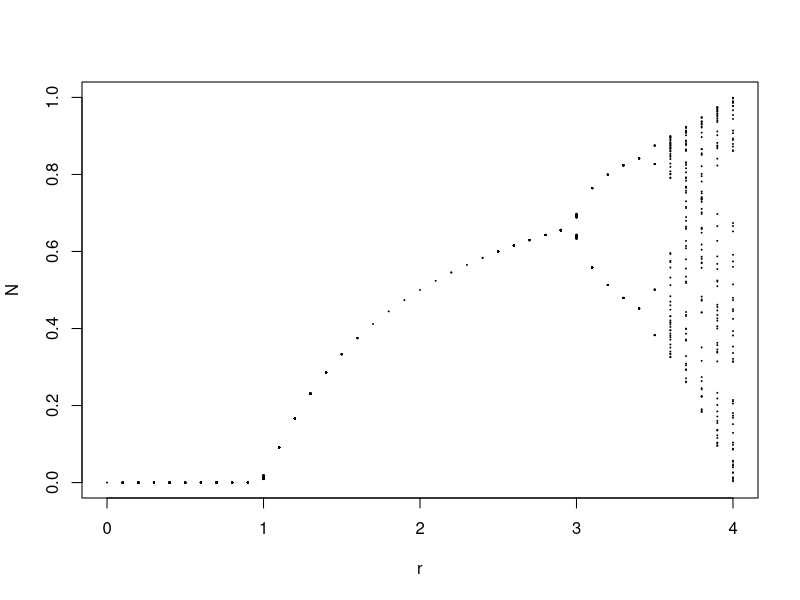
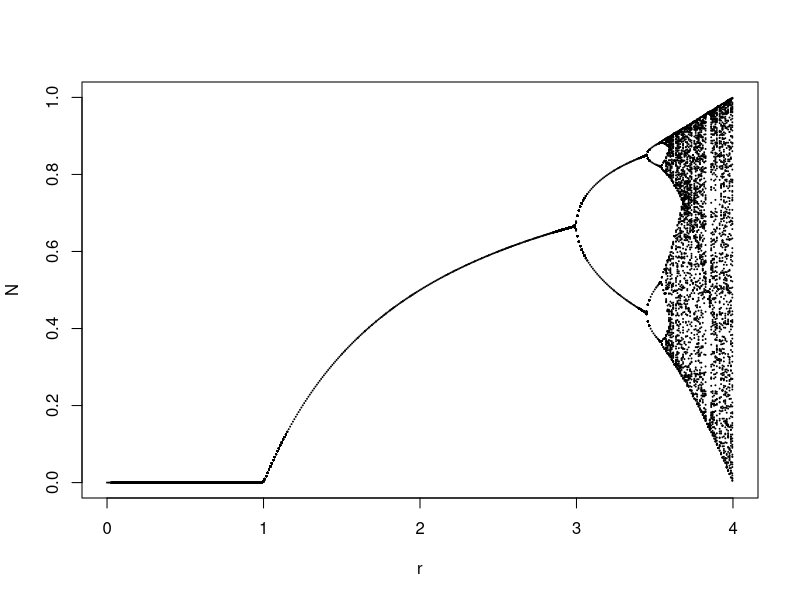

The R script that drew these images, in order:
# Clear the environment
rm(list = ls())

# Introduction to Discrete-Time Models
packages <- c("dplyr", "tidyverse", "readxl", "ggplot2", "ggpubr")

# Install required packages
install_load_packages <- function(list_of_packages){
  for (package in list_of_packages){
    if (! package %in% installed.packages()){
      install.packages(package)
    }
    library(package, character.only = TRUE)
  }
}

install_load_packages(packages)

# Example from https://rpubs.com/DistribEcology/880

# rmax <- 30
# plot(-1, -1, xlim = c(0, rmax), ylim = c(0, 1000), xlab = "r", ylab = "N")
# a <- 0.01
# r <- seq(0, rmax, by = 0.1)
# 
# #Next we simply iterate a time series function (the Ricker equation in this case) n times. So we simply start with the first value of r, run the population to n and then select all the unique values after we think it's come to a steady state (40 is a reasonable point but you can change it) and just plot them as points! That's it, you're done
# 
# n <- 100
# 
# for (z in 1:length(r)) {
#   xl <- vector()
#   xl[1] <- 10
#   for (i in 2:n) {
#     
#     xl[i] <- xl[i - 1] * r[z] * exp(-a * xl[i - 1])
#     
#     print(xl)
#     
#   }
#   uval <- unique(xl[40:n]) # unique points are selected as the system has reached the steady state because in the steady state, the values will oscillate only between certain range of values or within a certain range of values
#   points(rep(r[z], length(uval)), uval, cex = 0.1, pch = 19)
# }
# 
# 
# library(ggplot2)
# rmax <- 30
# out.df <- matrix(NA, ncol = 2, nrow = 0)
# a <- 0.01
# r <- seq(0, rmax, by = 0.01)
# n <- 100
# 
# for (z in 1:length(r)) {
#   
#   xl <- vector()
#   xl[1] <- 10
#   for (i in 2:n) {
#     
#     xl[i] <- xl[i - 1] * r[z] * exp(-a * xl[i - 1])
#     
#   }
#   uval <- unique(xl[40:n])
#   ### Here is where we can save the output for ggplot
#   out.df <- rbind(out.df, cbind(rep(r[z], length(uval)), uval))
# }
# out.df <- as.data.frame(out.df)
# colnames(out.df) <- c("r", "N")
# ggplot(out.df, aes(x = r, y = N)) + geom_point(size = 0.5)



#Example from https://rpubs.com/DistribEcology/880

rmax <- 4
plot(-1, -1, xlim = c(0, rmax), ylim = c(0, 1), xlab = "r", ylab = "N")
a <- 0.01
r <- seq(0, rmax, by = 0.1)

#Next we simply iterate a time series function (the Ricker equation in this case) n times. So we simply start with the first value of r, run the population to n and then select all the unique values after we think it's come to a steady state (40 is a reasonable point but you can change it) and just plot them as points! That's it, you're done

n <- 100

for (z in 1:length(r)) {
  xl <- vector()
  xl[1] <- 0.1
  for (i in 2:n) {

    xl[i] <- r[z]*xl[i-1]*(1-xl[i-1])

    #print(xl)

  }
  uval <- unique(xl[40:n]) # unique points are selected as the system has reached the steady state because in the steady state, the values will oscillate only between certain range of values or within a certain range of values
  points(rep(r[z], length(uval)), uval, cex = 0.1, pch = 19)
}

# Visualise the behaviour for the deviation of the linear difference equation
start_iterate <- 1
end_iterate <- 300
all_iterates <- seq(start_iterate, end_iterate, by = 1)


r_start <- 0
r_end <- 4
r <- seq(r_start, r_end, by = 0.009)

plot(-1, -1, xlim = c(0, r_end), ylim = c(0, 1), xlab = "r", ylab = "N")


orbital_bifurcation <- function(r){

  # For each r value
  for (n in seq_along(r)){
    # Prepare values storage
    df_length <- length(all_iterates)
    
    # print(df_length)
    
    x <- numeric(df_length)
    x[1] <- 0.1
    # print(x)
    
    # Iterates for 100 times
    for (i in 2:length(all_iterates)){
      x[i] <- r[n]*x[i-1]*(1-x[i-1])
    }
    unique_value <- unique(x[200:i])
    #return(unique_value)
    points(rep(r[n], length(unique_value)), unique_value, cex = 0.1, pch = 19)
  }
  # unique_value <- unique(x[40:n])
  # #return(unique_value)
  # points(rep(r[n], length(unique_value)), unique_value, cex = 0.1, pch = 19)
  }

orbital_bifurcation(r)

